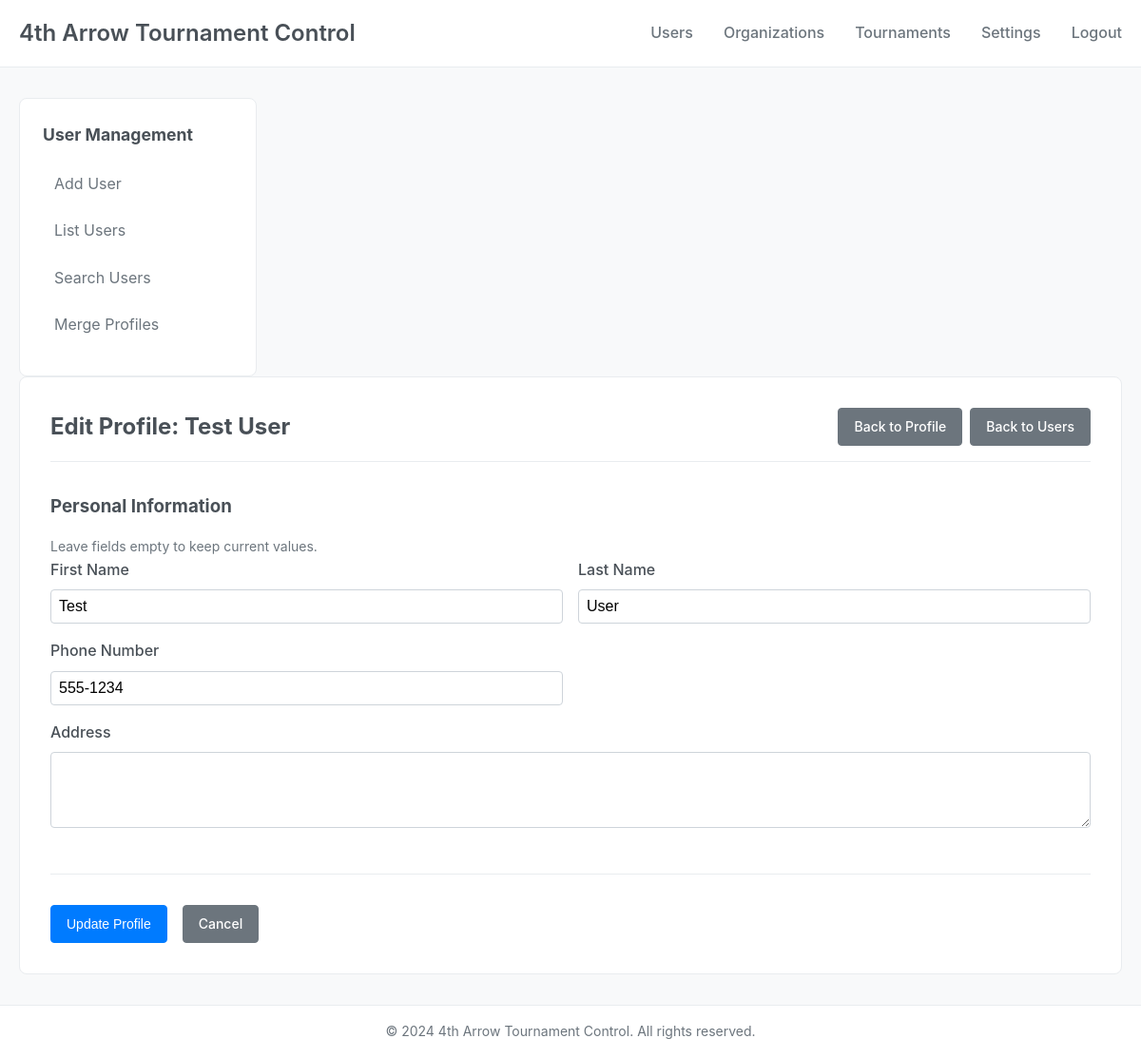
Page /users/1/edit (signed in) on the committed database.
### core/models.py (models this page shows, shortened)
class User(Base):
    __tablename__ = 'users'
    id = Column(Integer, primary_key=True, autoincrement=True)
    email = Column(String(255), unique=True, nullable=True)
    password_hash = Column(Text, nullable=True)
    first_name = Column(String(100), nullable=False)
    last_name = Column(String(100), nullable=False)
    phone = Column(String(20), nullable=True)
    address = Column(Text, nullable=True)
    usbc_id = Column(String(50), nullable=True)
    tnba_id = Column(String(50), nullable=True)
    created_at = Column(DateTime, default=func.now())
    deleted_at = Column(DateTime, nullable=True)
    organization_memberships = relationship("OrganizationMembership", back_populates="user", cascade="all, delete-orphan")

### src/gui/users.py (the view, shortened to what this page needs)
@users_bp.route('/<int:user_id>/edit', methods=['GET', 'POST'])
@require_auth
def edit(user_id: int) -> Union[str, redirect]:
    session = db_manager.get_session()
    try:
        user = get_profile(session=session, user_id=user_id)
        if not user:
            flash('User not found.', 'error')
            return redirect(url_for('users.list'))
        form = EditProfileForm()
        if request.method == 'GET':
            form.first_name.data = user.first_name
            form.last_name.data = user.last_name
            form.phone.data = user.phone
            form.address.data = user.address
        return render_template('users/edit.html', form=form, user=user)
    finally:
        session.close()

### src/gui/forms.py
class EditProfileForm(FlaskForm):
    first_name = StringField('First Name', validators=[Optional(), Length(max=100)])
    last_name = StringField('Last Name', validators=[Optional(), Length(max=100)])
    phone = StringField('Phone Number', validators=[Optional(), Length(max=20)])
    address = TextAreaField('Address', validators=[Optional(), Length(max=500)])
    submit = SubmitField('Update Profile')

### core/profile.py (called while the page is built)
def get_profile(
    session: Session,
    user_id: Optional[int] = None,
    email: Optional[str] = None,
    usbc_id: Optional[str] = None,
    tnba_id: Optional[str] = None
) -> Optional[User]:
    try:
        if user_id is not None:
            user = session.query(User).filter(User.id == user_id).first()
        elif email is not None:
            user = session.query(User).filter(User.email == email).first()
        elif usbc_id is not None:
            user = session.query(User).filter(User.usbc_id == usbc_id).first()
        elif tnba_id is not None:
            user = session.query(User).filter(User.tnba_id == tnba_id).first()
        else:
            return None
        return user
    except Exception:
        raise

### src/gui/utils.py (called while the page is built)
def require_auth(f: Callable) -> Callable:
    @wraps(f)
    def decorated_function(*args: Any, **kwargs: Any) -> Any:
        if 'user_id' not in session:
            flash('Please log in to access this page.', 'error')
            return redirect(url_for('auth.login'))
        return f(*args, **kwargs)
    return decorated_function

### storage/database.py (called while the page is built)
    def get_session(self) -> Session:
        return self.SessionLocal()

### src/gui/templates/users/edit.html (shortened to what this page needs)
{% extends "base.html" %}
{% block sidebar %}
<nav class="sidebar-nav">
    <h3>User Management</h3>
    <ul class="sidebar-list">
        <li><a href="{{ url_for('users.create') }}" class="sidebar-link">Add User</a></li>
        <li><a href="{{ url_for('users.list') }}" class="sidebar-link">List Users</a></li>
        <li><a href="{{ url_for('users.search') }}" class="sidebar-link">Search Users</a></li>
        <li><a href="{{ url_for('users.merge') }}" class="sidebar-link">Merge Profiles</a></li>
    </ul>
</nav>
{% endblock %}
{% block content %}
<div class="edit-user">
    <div class="page-header">
        <h2>Edit Profile: {{ user.first_name }} {{ user.last_name }}</h2>
        <div class="page-actions">
            <a href="{{ url_for('users.view', user_id=user.id) }}" class="btn btn-secondary">Back to Profile</a>
            <a href="{{ url_for('users.list') }}" class="btn btn-secondary">Back to Users</a>
        </div>
    </div>
    <form method="POST" class="edit-form">
        <div class="form-section">
            <h3>Personal Information</h3>
            <p class="form-help">Leave fields empty to keep current values.</p>
            <div class="form-row">
                <div class="form-group">
                    {{ form.first_name.label(class="form-label") }}
                    {{ form.first_name(class="form-input") }}
                </div>
                <div class="form-group">
                    {{ form.last_name.label(class="form-label") }}
                    {{ form.last_name(class="form-input") }}
                </div>
            </div>
            <div class="form-row">
                <div class="form-group">
                    {{ form.phone.label(class="form-label") }}
                    {{ form.phone(class="form-input") }}
                </div>
            </div>
            <div class="form-group">
                {{ form.address.label(class="form-label") }}
                {{ form.address(class="form-textarea") }}
            </div>
        </div>
        <div class="form-actions">
            {{ form.submit(class="btn btn-primary") }}
            <a href="{{ url_for('users.view', user_id=user.id) }}" class="btn btn-secondary">Cancel</a>
        </div>
    </form>
</div>
{% endblock %}

### src/gui/static/css/style.css (style rules this page uses)
* { margin: 0; padding: 0; box-sizing: border-box; }
body { font-family: -apple-system, BlinkMacSystemFont, 'Segoe UI', Roboto, sans-serif; font-size: 16px; line-height: 1.6; color: #333; background-color: #f8f9fa; }
.sidebar-nav h3 { margin-bottom: 1rem; font-size: 1.1rem; color: #495057; }
.sidebar-list { list-style: none; }
.sidebar-list li { margin-bottom: 0.5rem; }
.sidebar-link { display: block; padding: 0.5rem 0.75rem; color: #6c757d; text-decoration: none; border-radius: 4px; transition: background-color 0.2s; }
.btn { display: inline-block; padding: 0.5rem 1rem; font-size: 0.875rem; font-weight: 500; text-align: center; text-decoration: none; border: 1px solid transparent; border-radius: 4px; cursor: pointer; transition: all 0.2s; }
.btn-primary { background-color: #007bff; color: #fff; border-color: #007bff; }
.btn-secondary { background-color: #6c757d; color: #fff; border-color: #6c757d; }
.form-group { margin-bottom: 1rem; }
.form-label { display: block; margin-bottom: 0.5rem; font-weight: 500; color: #495057; }
.form-input, .form-textarea { width: 100%; padding: 0.5rem; border: 1px solid #ced4da; border-radius: 4px; font-size: 1rem; transition: border-color 0.2s; }
.form-textarea { resize: vertical; min-height: 80px; }
.form-section { margin-bottom: 2rem; padding-bottom: 1.5rem; border-bottom: 1px solid #e9ecef; }
.form-section h3 { margin-bottom: 1rem; color: #495057; }
.form-row { display: grid; grid-template-columns: 1fr 1fr; gap: 1rem; }
.form-actions { display: flex; gap: 1rem; margin-top: 2rem; }
.page-header { display: flex; justify-content: space-between; align-items: center; margin-bottom: 2rem; padding-bottom: 1rem; border-bottom: 1px solid #e9ecef; }
.page-header h2 { color: #495057; }
.page-actions { display: flex; gap: 0.5rem; }
.form-help { font-size: 0.875rem; color: #6c757d; margin-top: 0.25rem; }

### rows in the picture
User: first_name "Test", last_name "User", phone "555-1234"
